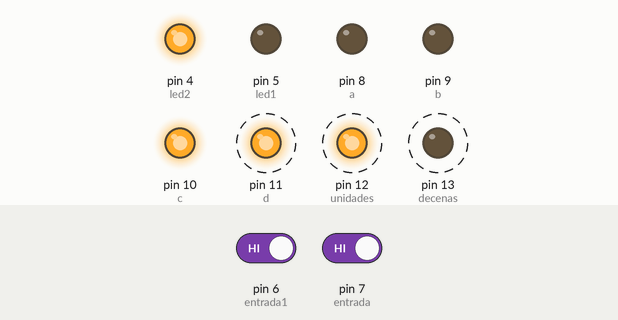
This sketch was run on a simulated Arduino Uno, built with avr-gcc and run on an emulated ATmega328P. Shown: output pins drawn as LEDs (lit = HIGH). Dashed ring = blinking. The test bench sets the inputs (shaded band); at power-on: pin 7 (entrada) HIGH, pin 6 (entrada1) HIGH.

Above: at 2.2 s.
2.3 s: pin 7 (entrada) driven LOW
At 5.1 s:
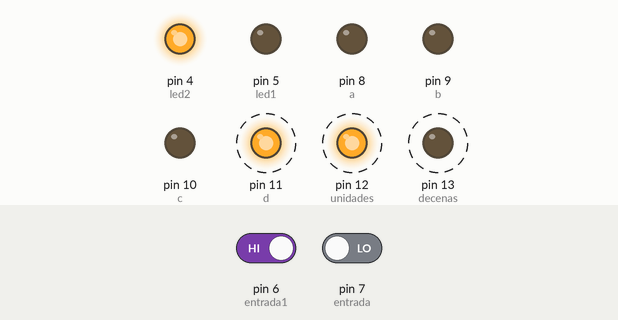
5.8 s: pin 6 (entrada1) driven LOW
At 6.4 s:
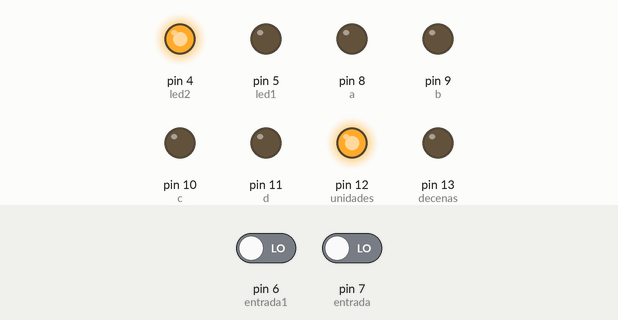
7.4 s: pin 6 (entrada1) driven HIGH
At 7.8 s:
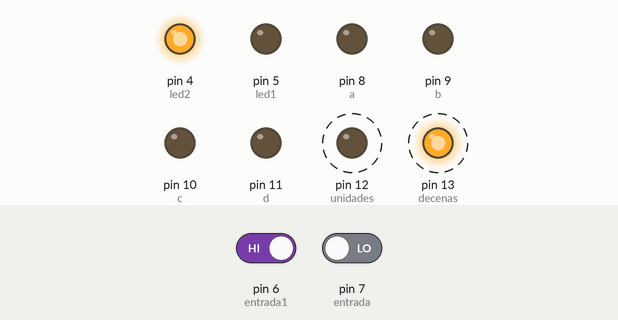
Timing chart, 0 to 16.9 s (numbered marks = the images above; inputs shaded):
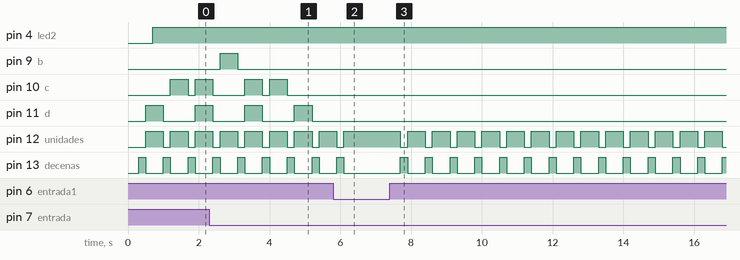

Measured:
- after the input at 2.3 s, pin 8 (a): stays LOW (without the input it goes to HIGH after 3.1 s); pin 9 (b): goes on until 3.1 s, then stays LOW
- after the input at 5.8 s, pin 12 (unidades): goes on until 6.1 s, then stays HIGH; pin 13 (decenas): goes on until 6.1 s, then stays LOW
- after the input at 7.4 s, pin 12 (unidades): alternates HIGH for 0.50 s and LOW for 0.20 s, starting after 0.30 s; pin 13 (decenas): alternates HIGH for 0.20 s and LOW for 0.50 s, starting after 0.30 s
- by itself, pin 11 (d): alternates HIGH for 0.50 s and LOW for 0.90 s
- by itself, pin 12 (unidades): alternates HIGH for 0.50 s and LOW for 0.20 s
- by itself, pin 13 (decenas): alternates HIGH for 0.20 s and LOW for 0.50 s

The sketch:

Lab1_Sen.infrarojo.ino
```cpp
const int a=8;
const int b=9;
const int c=10;
const int d=11;
int entrada=7;
int entrada1=6;
int cont=0;
int estado=0;
const int decenas=13;
const int unidades=12;
int dec;
int uni;
const int led1=5;
const int led2=4;

void setup() {
  pinMode (entrada,INPUT);
  pinMode (entrada1,INPUT);
  pinMode (a,OUTPUT);
  pinMode (b,OUTPUT);
  pinMode (c,OUTPUT);
  pinMode (d,OUTPUT);
  pinMode (decenas,OUTPUT);
  pinMode (unidades,OUTPUT);
  pinMode (led1,OUTPUT);
  pinMode (led2,OUTPUT);
}

void loop() {
  if(estado=digitalRead(entrada)){
  if (estado==LOW){
    cont++;
    while (estado==LOW){ //Antirebote
      estado=digitalRead(entrada);
    }
  }
    delay(300);
    if(cont<30)
        cont++;
      else
        cont=cont;
        dec=cont/10;      // 15/10=1.5->1    5/10=0.5->0
        uni= cont-(dec*10);  // 15-10=5     5-0=5

  digitalWrite (decenas,HIGH);
  digitalWrite (unidades, LOW);
  /*
   * Imprimir valor decenas
   */
   segmentos(dec);
   delay (200);
   digitalWrite (decenas,LOW);
   digitalWrite (unidades, HIGH);
   /*
    * Imprimir valor de unidades
    */
    segmentos(uni);
    delay(200);
  }else{
  if(estado=digitalRead(entrada1)){
  if (estado==LOW){
    cont=cont-1;
    while (estado==LOW){ //Antirebote
      estado=digitalRead(entrada1);
    }
  }
    delay(300);
    if(cont<30)
        cont=cont-1;
      else
        cont=cont;
        dec=cont/10;      // 15/10=1.5->1    5/10=0.5->0
        uni= cont-(dec*10);  // 15-10=5     5-0=5

  digitalWrite (decenas,HIGH);
  digitalWrite (unidades, LOW);
  /*
   * Imprimir valor decenas
   */
   segmentos(dec);
   delay (200);
   digitalWrite (decenas,LOW);
   digitalWrite (unidades, HIGH);
   /*
    * Imprimir valor de unidades
    */
    segmentos(uni);
    delay(200);
  }
}
if (cont==30){
  digitalWrite (led2,LOW);
  digitalWrite (led1, HIGH);
}else{
  digitalWrite (led2,HIGH);
  digitalWrite (led1, LOW);
}
if (cont==30){
      if(cont==30)
        cont=cont;
      else
        cont=0;
        dec=cont/10;      // 15/10=1.5->1    5/10=0.5->0
        uni= cont-(dec*10);  // 15-10=5     5-0=5

  digitalWrite (decenas,HIGH);
  digitalWrite (unidades, LOW);
  /*
   * Imprimir valor decenas
   */
   segmentos(dec);
   delay (200);
   digitalWrite (decenas,LOW);
   digitalWrite (unidades, HIGH);
   /*
    * Imprimir valor de unidades
    */
    segmentos(uni);
    delay(200);
}
}
void segmentos (int i){
  switch(i){
        case 0:
          digitalWrite (d,LOW);
          digitalWrite (c,LOW);
          digitalWrite (b,LOW);
          digitalWrite (a,LOW);
        break;
        case 1:
          digitalWrite (d,HIGH);
          digitalWrite (c,LOW);
          digitalWrite (b,LOW);
          digitalWrite (a,LOW);
        break;
        case 2:
          digitalWrite (d,LOW);
          digitalWrite (c,HIGH);
          digitalWrite (b,LOW);
          digitalWrite (a,LOW);
        break;
        case 3:
          digitalWrite (d,HIGH);
          digitalWrite (c,HIGH);
          digitalWrite (b,LOW);
          digitalWrite (a,LOW);
        break;
        case 4:
          digitalWrite (d,LOW);
          digitalWrite (c,LOW);
          digitalWrite (b,HIGH);
          digitalWrite (a,LOW);
        break;
        case 5:
          digitalWrite (d,HIGH);
          digitalWrite (c,LOW);
          digitalWrite (b,HIGH);
          digitalWrite (a,LOW);
        break;
        case 6:
          digitalWrite (d,LOW);
          digitalWrite (c,HIGH);
          digitalWrite (b,HIGH);
          digitalWrite (a,LOW);
        break;
        case 7:
          digitalWrite (d,HIGH);
          digitalWrite (c,HIGH);
          digitalWrite (b,HIGH);
          digitalWrite (a,LOW);
        break;
        case 8:
          digitalWrite (d,LOW);
          digitalWrite (c,LOW);
          digitalWrite (b,LOW);
          digitalWrite (a,HIGH);
        break;
        case 9:
          digitalWrite (d,HIGH);
          digitalWrite (c,LOW);
          digitalWrite (b,LOW);
          digitalWrite (a,HIGH);
        break;
  }
}
```
